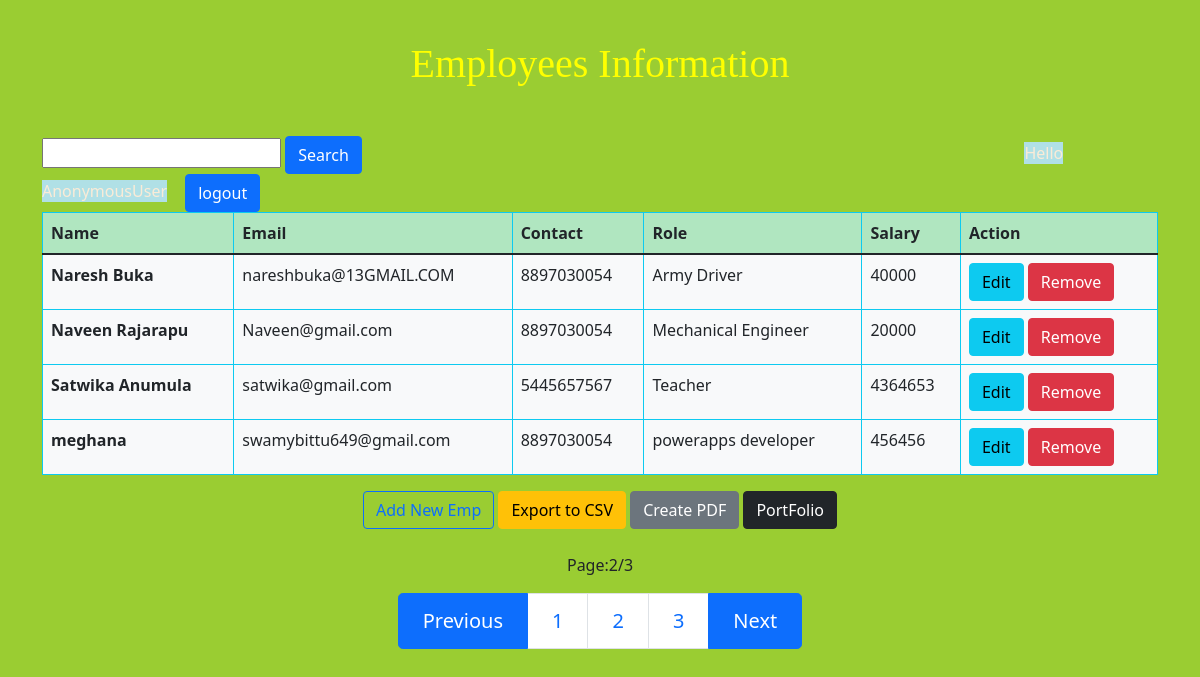
The page /members/list/?page=2 on the database as committed earlier.
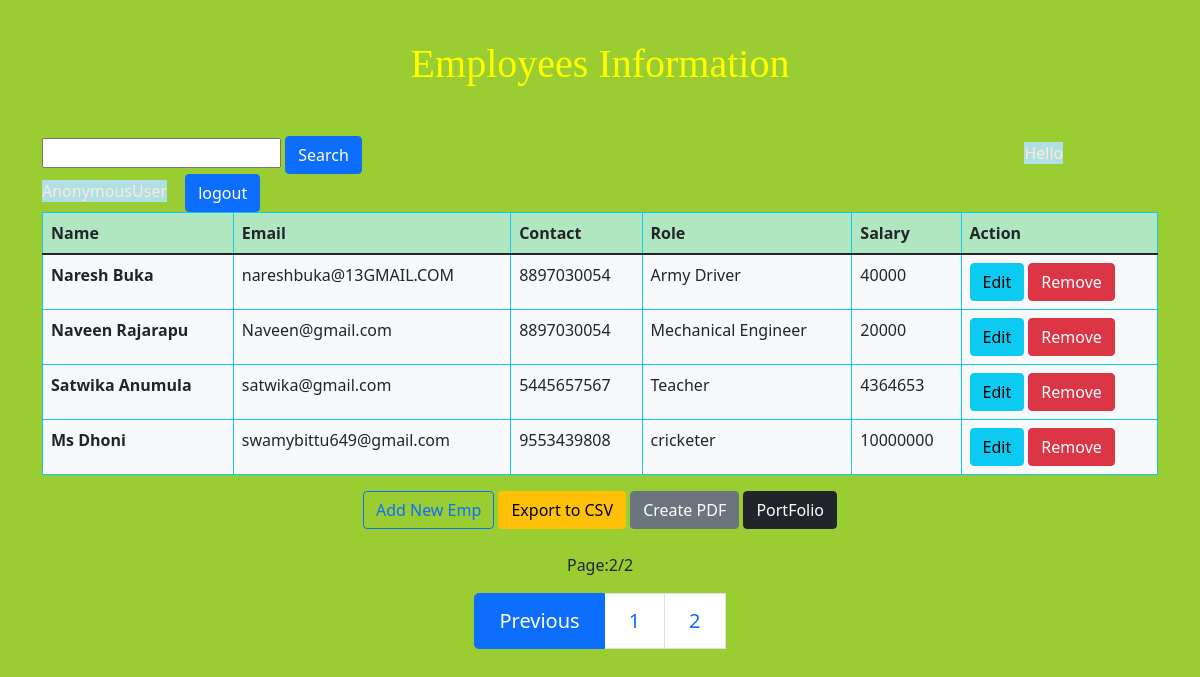
The same page on the database as committed later.
### members/models.py (models this page shows, shortened)
class Employee(models.Model):
  name    = models.CharField(max_length=200)
  email   = models.EmailField()
  contact = models.CharField(max_length=20)
  role    = models.CharField(max_length=200)
  salary  = models.IntegerField()
  id      = models.UUIDField(default=uuid.uuid4, unique=True, primary_key=True, editable=False)

### members/views.py (the view)
# urls.py: path('list/', views.employees_list, name='employees-list'),
def employees_list(request):
  employees = Employee.objects.all()
  page = Paginator(employees,4)
  page_list = request.GET.get('page') #the code is not clear..
  page = page.get_page(page_list)
  myfilter = EmployeeFilter(request.GET, queryset=employees)
  employees = myfilter.qs
  context = {
    'page':page,
    'myfilter':myfilter,
  }
  return render(request, 'employee/list.html', context)

### members/templates/employee/list.html (shortened to what this page needs)
  {% extends 'employee/base.html' %}
{% block content %}
    <h1 style="text-align: center; padding-top: 1em; padding-bottom: 1em;font-family: cursive;">Employees Information</h1>
<form action="{% url 'members:searchbar' %}" method="get">
<input type="text" name="search"/>
    <button class="btn btn-primary" type="submit">Search</button>
    <span>Hello {{user}}</span>
    <a  class="btn btn-primary " href="{% url 'members:logout' %}">logout</a>
</form>
    <table class="table table-hover table-bordered border-info" border="1">
        <thead>
            <tr>
                <th scope="col" class="success">Name</th>
                <th scope="col">Email</th>
                <th scope="col">Contact</th>
                <th scope="col">Role</th>
                <th scope="col">Salary</th>
                <th scope="col">Action</th>
            </tr>
        </thead>
        <tbody>
            {% for emp in page.object_list %}
                <tr class='bg-light'>
                    <th scope="row">{{ emp.name }}</th>
                    <td class="danger">{{ emp.email }}</td>
                    <td class="danger">{{ emp.contact }}</td>
                    <td class="danger">{{ emp.role }}</td>
                    <td>{{ emp.salary }}</td>
                    <td>
                        <a class="btn btn-info" href="{% url 'members:edit-employee' emp.id %}">Edit</a>
                        <a class="btn btn-danger" title="delete this user" href="{% url 'members:delete-employee' emp.id %}">Remove</a>
                    </td>
                </tr>
            {% endfor %}
        </tbody>
    </table>
    <div class="text-center">
        <a href="{% url 'members:create-employee' %}"><button type="button" class="btn btn-outline-primary">Add New Emp
        </button></a>
         <a href="{% url 'members:exportcsv' %}">
            <button type="button" class="btn btn-warning">Export to CSV</button></a>
              <a class="btn btn-secondary" href="{% url 'members:createpdf' %}">Create PDF</a>
 <a href="{% url 'members:port-folio'%}">
    <button type="submit" class="btn btn-dark">PortFolio</button> </a>
</div>
    <br>
    <nav aria-label="...">
        <p>Page:{{page.number}}/{{ page.paginator.num_pages}}</p>
        <ul class="pagination justify-content-center pagination-lg">
            {% if page.has_previous %}
          <li class="page-item active " aria-current="page">
           <a class="page-link" href="{% url 'members:employees-list' %}?page={{ page.prev_page_number }}">Previous</a>
            {% endif %}
          </li>
          {% for num_page in page.paginator.page_range %} <br>
          {% if page.number == num_page %}
          <li class="page-item " aria-current="page">
            <a class="page-link" href="{% url 'members:employees-list' %}?page={{ num_page }}">{{ num_page }}</a>
          </li>
          {% else %}
          <li class="page-item " aria-current="page">
            <a class="page-link" href="{% url 'members:employees-list' %}?page={{ num_page }}">{{ num_page }}</a>
          </li>
          {% endif %}
           <br>
          {% endfor %}
            {% if page.has_next %}
            <li class="page-item active " aria-current="page">
            <a class="page-link" href="{% url 'members:employees-list' %}?page={{ page.next_page_number}}">Next</a>
            {% endif %}
            </li>
      </nav>
      </div>
{% endblock content %}

Rows that differ between the two databases and show on the page:
removed Employee: name "meghana", email "swamybittu649@gmail.com", contact "8897030054", role "powerapps developer", salary "456456"
added Employee: name "Ms Dhoni", email "swamybittu649@gmail.com", contact "9553439808", role "cricketer", salary "10000000"
Other text that changed with them:
{{ page.paginator.num_pages }}: "3" → "2"
list line gone: "3"
text no longer shown: "Next"
